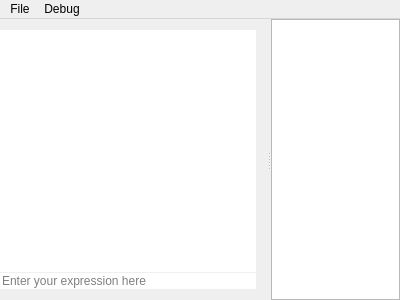
<?xml version="1.0" encoding="UTF-8"?>
<ui version="4.0">
 <class>MainWindow</class>
 <widget class="QMainWindow" name="MainWindow">
  <property name="geometry">
   <rect>
    <x>0</x>
    <y>0</y>
    <width>400</width>
    <height>300</height>
   </rect>
  </property>
  <property name="windowTitle">
   <string>Matrix Calculator</string>
  </property>
  <widget class="QWidget" name="centralWidget">
   <property name="sizePolicy">
    <sizepolicy hsizetype="Ignored" vsizetype="Preferred">
     <horstretch>0</horstretch>
     <verstretch>0</verstretch>
    </sizepolicy>
   </property>
   <layout class="QGridLayout" name="gridLayout">
    <property name="leftMargin">
     <number>0</number>
    </property>
    <property name="topMargin">
     <number>0</number>
    </property>
    <property name="rightMargin">
     <number>0</number>
    </property>
    <property name="bottomMargin">
     <number>0</number>
    </property>
    <property name="spacing">
     <number>0</number>
    </property>
    <item row="0" column="0">
     <widget class="QSplitter" name="splitter">
      <property name="orientation">
       <enum>Qt::Horizontal</enum>
      </property>
      <property name="opaqueResize">
       <bool>true</bool>
      </property>
      <property name="handleWidth">
       <number>4</number>
      </property>
      <property name="childrenCollapsible">
       <bool>true</bool>
      </property>
      <widget class="QWidget" name="layoutWidget">
       <layout class="QVBoxLayout" name="verticalLayout" stretch="0,0">
        <property name="spacing">
         <number>1</number>
        </property>
        <property name="leftMargin">
         <number>0</number>
        </property>
        <item>
         <widget class="QTextBrowser" name="textBrowser">
          <property name="styleSheet">
           <string notr="true">border:0;</string>
          </property>
         </widget>
        </item>
        <item>
         <widget class="QLineEdit" name="lineEdit">
          <property name="sizePolicy">
           <sizepolicy hsizetype="Expanding" vsizetype="Preferred">
            <horstretch>0</horstretch>
            <verstretch>0</verstretch>
           </sizepolicy>
          </property>
          <property name="maximumSize">
           <size>
            <width>16777215</width>
            <height>16777215</height>
           </size>
          </property>
          <property name="styleSheet">
           <string notr="true">background:white;
border:0px;</string>
          </property>
          <property name="placeholderText">
           <string>Enter your expression here</string>
          </property>
         </widget>
        </item>
       </layout>
      </widget>
      <widget class="DetailedList" name="detailedList">
       <property name="sizePolicy">
        <sizepolicy hsizetype="Preferred" vsizetype="Expanding">
         <horstretch>150</horstretch>
         <verstretch>0</verstretch>
        </sizepolicy>
       </property>
       <property name="minimumSize">
        <size>
         <width>50</width>
         <height>0</height>
        </size>
       </property>
       <property name="maximumSize">
        <size>
         <width>16777215</width>
         <height>16777215</height>
        </size>
       </property>
       <property name="sizeIncrement">
        <size>
         <width>1</width>
         <height>0</height>
        </size>
       </property>
      </widget>
     </widget>
    </item>
   </layout>
  </widget>
  <widget class="QMenuBar" name="menuBar">
   <property name="geometry">
    <rect>
     <x>0</x>
     <y>0</y>
     <width>400</width>
     <height>22</height>
    </rect>
   </property>
   <widget class="QMenu" name="menuFile">
    <property name="title">
     <string>File</string>
    </property>
   </widget>
   <widget class="QMenu" name="menuDebug">
    <property name="title">
     <string>Debug</string>
    </property>
    <addaction name="actionAdd_var"/>
   </widget>
   <addaction name="menuFile"/>
   <addaction name="menuDebug"/>
  </widget>
  <action name="actionAdd_var">
   <property name="text">
    <string>Add var</string>
   </property>
   <property name="shortcut">
    <string>A</string>
   </property>
  </action>
  <action name="actionQuit">
   <property name="text">
    <string>Quit</string>
   </property>
  </action>
 </widget>
 <layoutdefault spacing="6" margin="11"/>
 <customwidgets>
  <customwidget>
   <class>DetailedList</class>
   <extends>QListWidget</extends>
   <header>detailedlist.hpp</header>
  </customwidget>
 </customwidgets>
 <resources/>
 <connections>
  <connection>
   <sender>actionAdd_var</sender>
   <signal>triggered()</signal>
   <receiver>detailedList</receiver>
   <slot>DEBUGaddNewVar()</slot>
   <hints>
    <hint type="sourcelabel">
     <x>-1</x>
     <y>-1</y>
    </hint>
    <hint type="destinationlabel">
     <x>330</x>
     <y>160</y>
    </hint>
   </hints>
  </connection>
 </connections>
</ui>
